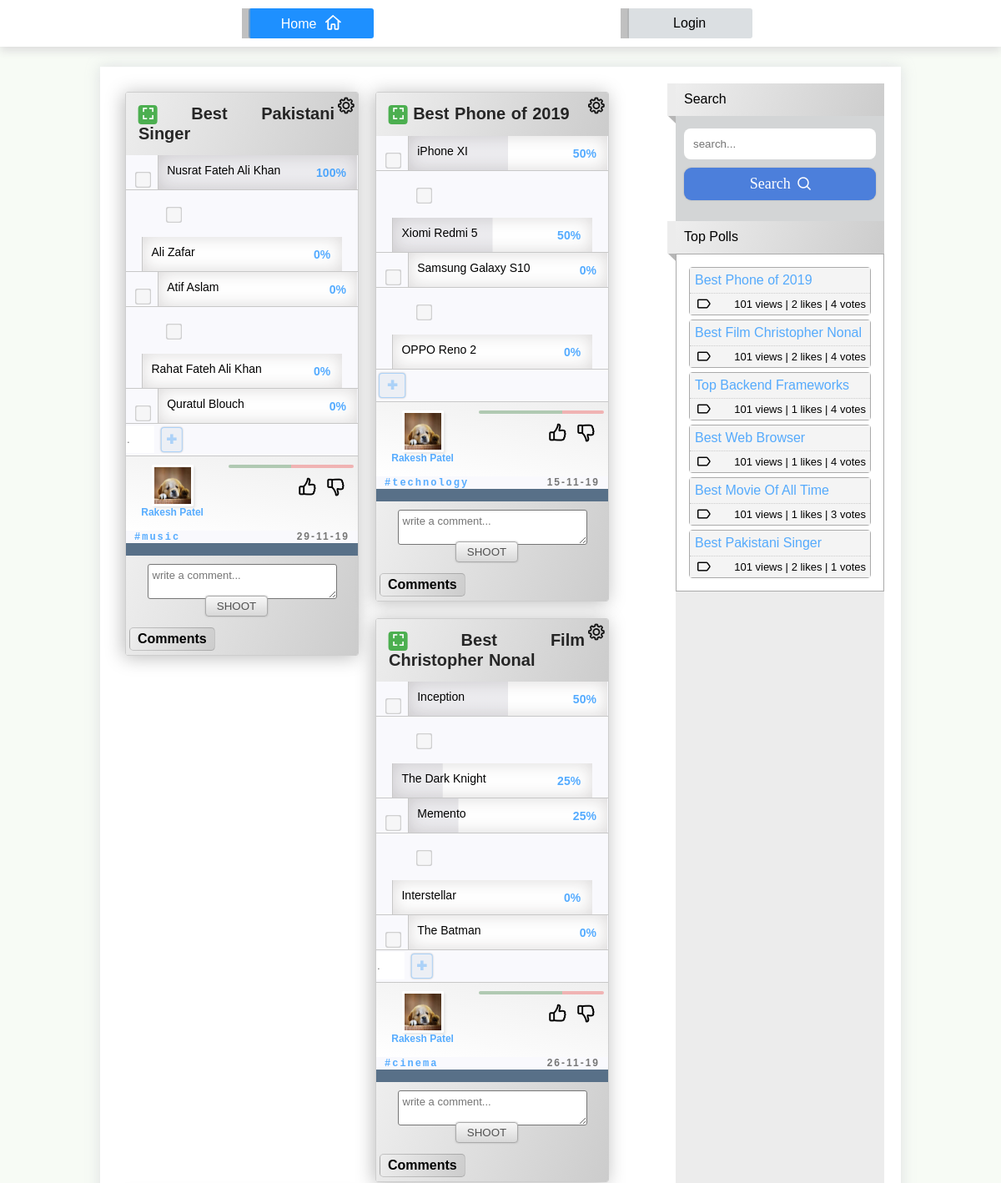
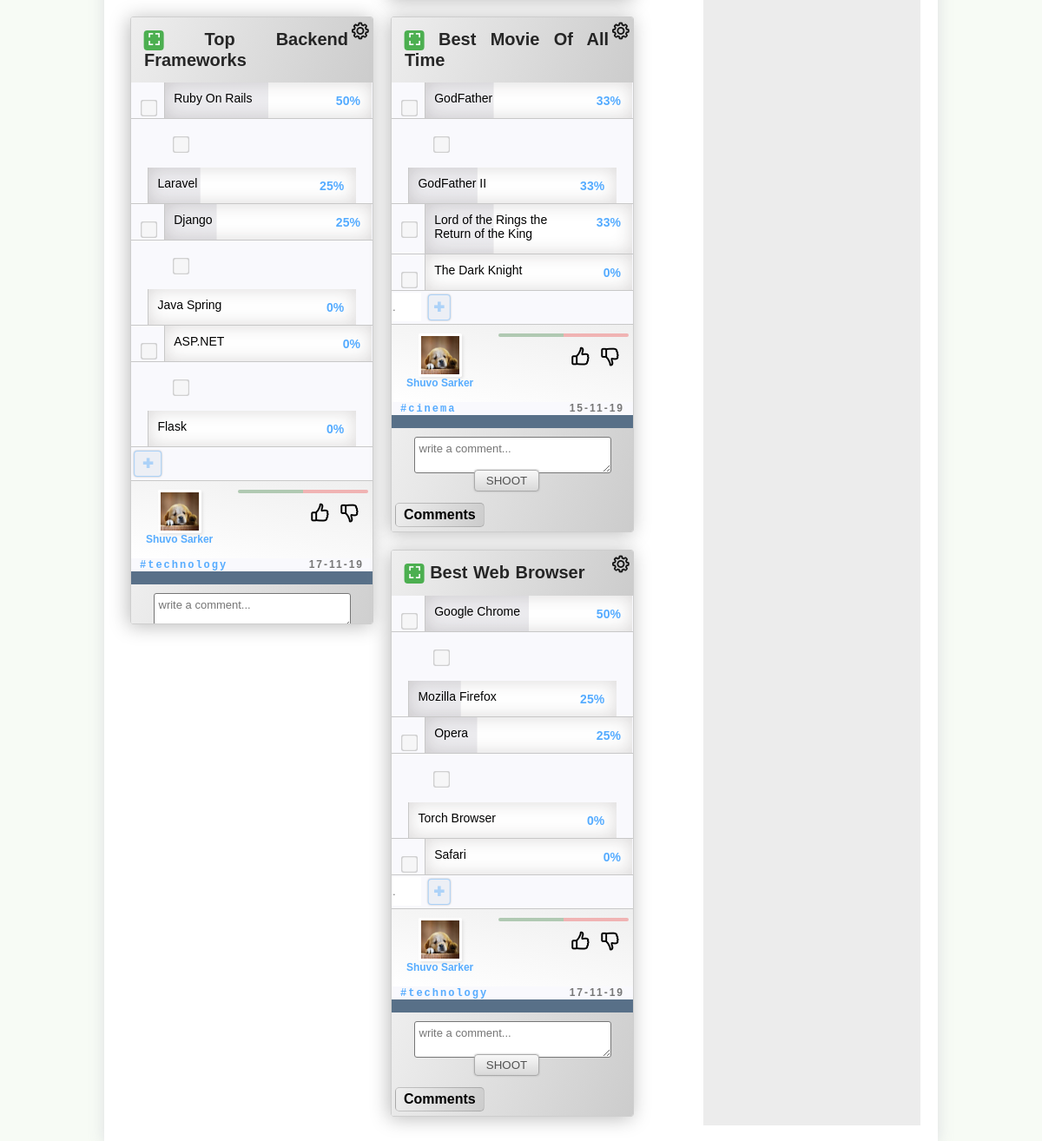
The page / on the database its author committed (2 pictures, top to bottom).
### tables this page shows
CREATE TABLE `polls` (
  `poll_id` int(255) UNSIGNED NOT NULL,
  `poll_category` varchar(100) DEFAULT NULL,
  `poll_user_id` int(255) UNSIGNED NOT NULL,
  `poll_name` longtext NOT NULL,
  `poll_created_at` timestamp NOT NULL DEFAULT current_timestamp() ON UPDATE current_timestamp(),
  `poll_likes` int(10) UNSIGNED DEFAULT 0,
  `poll_dislikes` int(10) UNSIGNED DEFAULT 0,
  `poll_view` int(10) UNSIGNED DEFAULT 0,
  `poll_status` int(11) DEFAULT 1
);

CREATE TABLE `options` (
  `option_id` int(10) UNSIGNED NOT NULL,
  `option_name` varchar(10000) NOT NULL,
  `option_belongsto` int(11) NOT NULL,
  `option_addedby_id` int(11) NOT NULL,
  `option_created_at` timestamp NOT NULL DEFAULT current_timestamp() ON UPDATE current_timestamp(),
  `option_votes` int(11) NOT NULL DEFAULT 0,
  `option_status` varchar(20) DEFAULT 'active'
);

### db.php (called while the page is built, shortened)
<?php
    class db {
        public $myconn;
        public function __construct( $host="localhost",$dbname="bluepoll", $username="root", $password="") {
            $this->myconn = new mysqli("localhost","root","","bluepoll");
        }
        public function getAllPoll() {
            if( isset($_SESSION["pollsite_user_id"]) ) {
                $user_id = $_SESSION["pollsite_user_id"];
                $sqlString = "SELECT *,
                                (SELECT COUNT(*) FROM likes WHERE likes.like_poll_id = polls.poll_id AND likes.like_liker_id = $user_id) AS liked,
                                (SELECT COUNT(*) FROM dislikes WHERE dislikes.dislike_poll_id = polls.poll_id AND dislikes.dislike_disliker_id = $user_id) AS disliked,
                                (select concat(user_firstname,' ',user_lastname) FROM users where users.user_id = polls.poll_user_id) AS poll_creator_name,
                                (SELECT COUNT(*) FROM likes WHERE likes.like_poll_id = polls.poll_id) AS poll_likes,
                                (SELECT COUNT(*) FROM dislikes WHERE dislikes.dislike_poll_id = polls.poll_id) AS poll_dislikes
                            FROM polls WHERE  poll_status = 1";
            } else {
                $sqlString = "SELECT *,
                                (select concat(user_firstname,' ',user_lastname) FROM users where users.user_id = polls.poll_user_id) AS poll_creator_name,
                                (SELECT COUNT(*) FROM likes WHERE likes.like_poll_id = polls.poll_id) AS poll_likes,
                                (SELECT COUNT(*) FROM dislikes WHERE dislikes.dislike_poll_id = polls.poll_id) AS poll_dislikes
                            FROM polls WHERE  poll_status = 1";
            }
            $results = $this->myconn->query($sqlString);
            $tmpArr = array();
            $loggedInUser = isset($_SESSION["pollsite_user_id"]) ? $_SESSION["pollsite_user_id"] : "";
            while( $poll = $results->fetch_assoc() ) {
                $poll_id = $poll['poll_id'];
                $poll["options"]  = $this->myconn->query( "SELECT option_id,option_name,option_belongsto,option_addedby_id,option_created_at,(select count(*) from votes where vote_option_id=option_id) AS option_votes FROM options WHERE option_belongsto = $poll_id ORDER BY option_votes DESC" );
                $comments = $this->myconn->query( "SELECT *,CONCAT(users.user_firstname, ' ',users.user_lastname) AS comment_user_fullname FROM comments JOIN users ON comment_user_id=users.user_id where comment_poll_id=".$poll['poll_id'] );
                $poll["comments"] = $comments;
                if ( $poll["poll_user_id"] == $loggedInUser ) {
                    $poll["owned"] = true;
                } else {
                    $poll["owned"] = false;
                }
                array_push($tmpArr,$poll);
            }
          return $tmpArr;
        }
    }
?>

### body.php (the view, shortened to what this page needs)
<div class="container">
    <div class="main-content">
    <?php
        require_once("db.php");
        $db = new db();
        $polls = $db->getAllPoll();
        foreach( $polls as $poll ) {
            $poll_name = $poll['poll_name'];
            $poll_id = $poll['poll_id'];
            $poll_options = $poll['options'];
            $poll_user_id = $poll['poll_user_id'];
            $poll_creator_name = $poll['poll_creator_name'];
            $poll_category = $poll['poll_category'];
            $poll_created_at = date_format(date_create(explode(" ",$poll["poll_created_at"])[0]),"d-m-y ");
            $pollLikes = $poll["poll_likes"] == 0 ? 50 : $poll["poll_likes"];
            $pollDislikes = $poll["poll_dislikes"] == 0 ? 50 : $poll["poll_dislikes"];
            $have_liked = (isset( $poll["liked"] ) && $poll["liked"] == 1) ? "liked" : "";
            $have_disliked = (isset( $poll["disliked"] ) && $poll["disliked"] == 1 ) ? "disliked" : "";
            if( $poll["poll_likes"] == 0 && $poll["poll_dislikes"] == 0 ) {
                $pollLikes = 75;
                $pollDislikes = 75;
            } else {
                $pollLikes = (int)(($poll["poll_likes"] / ($poll["poll_likes"] + $poll["poll_dislikes"]) ) * 150);
                $pollDislikes = (int)(($poll["poll_dislikes"] / ($poll["poll_likes"] + $poll["poll_dislikes"]) ) * 150);
            }
        echo "
            <div class='poll' data-poll-id='$poll_id'>
                <div class='poll-tool-container'>
                    <div class='tool-option save'>
                        Save <span style='' class='flaticon-star'></span>
                    </div>
                    <div class='tool-option hide'>
                        Hide
                        <span style='' class='flaticon-glasses'></span>
                    </div>
                    <div class='tool-option report'>
                        Report
                        <span style='' class='flaticon-hand'></span>
                    </div>
                    <div class='tool-option share'>
                        Share
                        <span style='' class='flaticon-hand'></span>
                    </div>
                </div>
                <div class='poll-header'>
                    <a href='poll.php?pollid=$poll_id' title='Click expand this poll'><span class='expand-poll'>⛶</span></a>
                    $poll_name
                    <span class='poll-tool-option' title='click' style='transform: rotate(0deg);' onclick='showPollControlOptions(this.parentElement.parentElement,this)'>
                        <span style='' class='flaticon-settings'></span>
                    </span>
                </div>
                <div class='poll-body'>";
                while( $option = $poll_options->fetch_assoc() ) {
                    $option_name = substr($option["option_name"],0,95);
                    $option_id = $option["option_id"];
                    $option_votes = $option["option_votes"];
                    echo
                        "<div class='option' data-option-id='$option_id' data-option-vote='$option_votes'>
                            <div class='option-checkbox'>
                                <input type='checkbox' name='option-checkbox' class='option-checkbox-element' disabled>
                            </div>
                            <div class='option-name' style='background-size:100%;'>
                                <div class='name' style='display:inline-block; width:65%;'>$option_name</div>
                                <div class='vote' style='display:inline-block;width:30%;position: absolute;top: 13px;'>
                                    <strong title='Click to See Who Votted' style='cursor:pointer;color:#1e90ffc2;position:absolute;right:5px;' class='vote-percentage' onclick='showVotersList(this.parentElement.parentElement.parentElement)'>
                                    </strong>
                                </div>
                            </div>
                        </div>";
                }
                echo "
                <div class='poll-addnew-option-box' style=''>
                    <input type='text'  class='add-new-option' placeholder='Write New Option...' >
                    <button  class='add-new-option-button'>✚</button>
                </div>
                <div class='poll-info-box'>
                    <div class='left'>
                        <img src='img/profile/$poll_user_id.jpg' width='50px' height='50px' >
                        <a href='user.php?userid=$poll_user_id' style='font-size:12px;display:block;'>$poll_creator_name</a>
                    </div>
                    <div class='right'>
                        <div class='line'>
                            <div class='left' style='width:".$pollLikes."px;'></div>
                            <div class='right' style='width:".$pollDislikes."px;'></div>
                        </div>
                        <div class='vote-like-dislike-box'>
                            <div class='poll-like-button $have_liked' onclick='likeDislike( \"like\",$poll_id,this.parentElement.previousElementSibling,this )'>
                                <span style='' class='flaticon-like'></span>
                            </div>
                            <div class='poll-dislike-button $have_disliked' onclick='likeDislike( \"dislike\",$poll_id,this.parentElement.previousElementSibling,this )'>
                                <span style='' class='flaticon-dislike'></span>
                            </div>
                        </div>
                    </div>
                </div>
                <div class='poll-tag-date'>
                    <small class='poll-tags'><a style='font-family:monospace;' href='search.php?searchkey=$poll_category'>#$poll_category</a></small>
                    <small class='poll-birthdate'>$poll_created_at</small>
                </div>
                </div>
                <div class='poll-comments'>
                    <div class='poll-comments-body'>
                        <div class='new-comment'>
                            <textarea placeholder='write a comment...' type='text' name='comment-box' id='comment-box'></textarea>
                            <button onclick='shootComment(this.parentElement)' id='shootButton' style='background: -webkit-linear-gradient(top, #f8f8f8, #d8d8d8);'>SHOOT</button>
                        </div>
                        <div class='comments'>
                            <div style=''  class='comment-lebel'>Comments</div>
                            ";
                            echo "
                        </div>
                    </div>
                </div>
            </div>";
        }
    ?>
    </div>
    <?php require_once("sidebar.php"); ?>
</div>

### sidebar.php
<?php
    $conn = (new db())->myconn;
    $sql = "SELECT *, (SELECT count(vote_id) FROM votes WHERE votes.vote_poll_id = polls.poll_id) AS vote_count, (SELECT COUNT(*) FROM likes WHERE likes.like_poll_id = polls.poll_id) as like_count FROM polls ORDER BY vote_count DESC LIMIT 6";
    $r = $conn->query($sql);
?>
    <div class="sidebar">
        <form action="search.php">
            <div style='background: linear-gradient(-69deg, #ccc, #eee);padding: 10px;height: 39px;position: relative;'>
                    <label for="#searchkey">Search  </label>
            </div>
            <div class="search-box">
                <input type="text" placeholder="search..." name="searchkey" id="searchkey">
                <button type="submit">Search <span style='' class='flaticon-magnifying-glass'></span> </button>
            </div>
        </form>
        <div class="top-polls-container">
            <div class="tpc-header" style='padding: 10px;height: 39px;position: relative;'>
                Top Polls
            </div>
            <div class="tpc-body">
            <?php
                while($row = $r->fetch_assoc()) {
                    echo "
                        <div class='top-poll'>
                            <a href='poll.php?pollid=".$row["poll_id"]."'><div class='top-poll-title'>".$row["poll_name"]."</div></a>
                            <div class='top-poll-info' style='position:relative;'>
                                <i style='position:absolute;left:5px;' class='flaticon-tag'></i> 101 views | ".$row["like_count"]." likes | ".$row["vote_count"]." votes
                            </div>
                        </div>
                    ";
                }
            ?>
            </div>
        </div>
    </div>

### css/common.css (style rules this page uses)
* { font-family:'Franklin Gothic Medium', 'Arial Narrow', Arial, sans-serif; }
* { box-sizing: border-box; }
input[type='checkbox'] { transform: scale(1.5); margin-top: 18px; outline: none; }
button,input[type='checkbox'] { cursor:pointer; }
a,.show-more { text-decoration:none; color: dodgerblue; cursor: pointer; }
body { overflow-y: scroll; background-color: #f7fbf5; margin: 0px; padding: 0px; }
button { padding: 4px 13px; outline: none; border: none; border-radius: 3px; transform: translateY(-8px); background: #4c7fdb; color: white; margin-right: 14px; font-family:verdana; font-weight:bold; }
.sidebar { width: 20%; min-width: 250px; background: #ececec; }
.sidebar form div label::before { content:""; width:10px; height:100%; position:absolute; top: 0px; left:-10px; background: #ececec; z-index: 3; }
.sidebar form div label::after { content:""; position:absolute; top: 31px; left: -7px; border: 7px solid transparent; border-left: 7px solid #b6b6b6; transform: rotate(-406deg); z-index: 1; }
.tpc-header::before { content:""; width:10px; height:100%; position:absolute; top: 0px; left:-10px; background:silver; z-index: 3; }
.tpc-header::after { content:""; position:absolute; top: 31px; left: -7px; border: 7px solid transparent; border-left: 7px solid #b0b0b0; transform: rotate(-406deg); z-index: 1; }
.sidebar .top-polls-container { max-height: 300px; }
.sidebar .tpc-header { background: silver; padding: 10px; }
.sidebar .tpc-body { background: #ffff; padding:10px; border: 1px solid #aaa; }
.sidebar .tpc-body .top-poll { background: #eaeaea; border:1px solid #aaa; margin: 5px; border-radius: 4px; }
.sidebar .tpc-body .top-poll .top-poll-title { max-height: 47px; overflow: hidden; padding: 6px; background: #f4f4f4; border-bottom: 1px dotted #ccc; }
.sidebar .tpc-body .top-poll .top-poll-info { background: #f4f4f4; font-size: 13px; text-align: end; padding: 5px 5px 5px 0px; }

### rows shown on the page
polls: poll_name "Best Pakistani Singer", poll_creator_name "Rakesh Patel", $pollLikes 75 (drawn), $pollDislikes 75 (drawn), poll_category "music", poll_created_at "29-11-19", like_count "2", vote_count "1"
options: option_name "Nusrat Fateh Ali Khan"
options: option_name "Ali Zafar"
options: option_name "Atif Aslam"
options: option_name "Rahat Fateh Ali Khan"
options: option_name "Quratul Blouch"
polls: poll_name "Best Phone of 2019", poll_creator_name "Rakesh Patel", $pollLikes 100 (drawn), $pollDislikes 50 (drawn), poll_category "technology", poll_created_at "15-11-19", like_count "2", vote_count "4"
options: option_name "iPhone XI"
options: option_name "Xiomi Redmi 5"
options: option_name "Samsung Galaxy S10"
options: option_name "OPPO Reno 2"
polls: poll_name "Best Film Christopher Nonal", poll_creator_name "Rakesh Patel", $pollLikes 100 (drawn), $pollDislikes 50 (drawn), poll_category "cinema", poll_created_at "26-11-19", like_count "2", vote_count "4"
options: option_name "Inception"
options: option_name "The Dark Knight"
options: option_name "Memento"
options: option_name "Interstellar"
options: option_name "The Batman"
polls: poll_name "Top Backend Frameworks", poll_creator_name "Shuvo Sarker", $pollLikes 75 (drawn), $pollDislikes 75 (drawn), poll_category "technology", poll_created_at "17-11-19", like_count "1", vote_count "4"
options: option_name "Ruby On Rails"
options: option_name "Laravel"
options: option_name "Django"
options: option_name "Java Spring"
options: option_name "ASP.NET"
options: option_name "Flask"
polls: poll_name "Best Movie Of All Time", poll_creator_name "Shuvo Sarker", $pollLikes 75 (drawn), $pollDislikes 75 (drawn), poll_category "cinema", poll_created_at "15-11-19", like_count "1", vote_count "3"
options: option_name "GodFather"
options: option_name "GodFather II"
options: option_name "Lord of the Rings the Return of the King"
options: option_name "The Dark Knight"
polls: poll_name "Best Web Browser", poll_creator_name "Shuvo Sarker", $pollLikes 75 (drawn), $pollDislikes 75 (drawn), poll_category "technology", poll_created_at "17-11-19", like_count "1", vote_count "4"
options: option_name "Google Chrome"
options: option_name "Mozilla Firefox"
options: option_name "Opera"
options: option_name "Torch Browser"
options: option_name "Safari"
